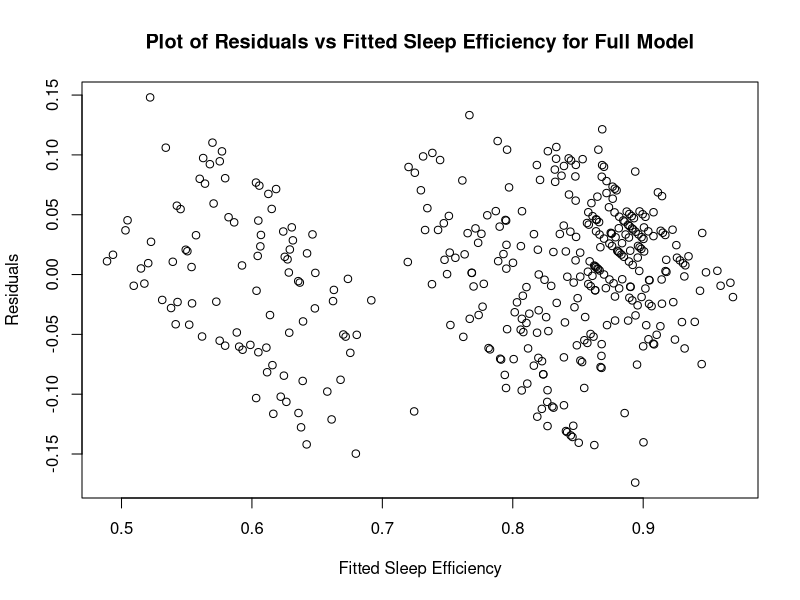
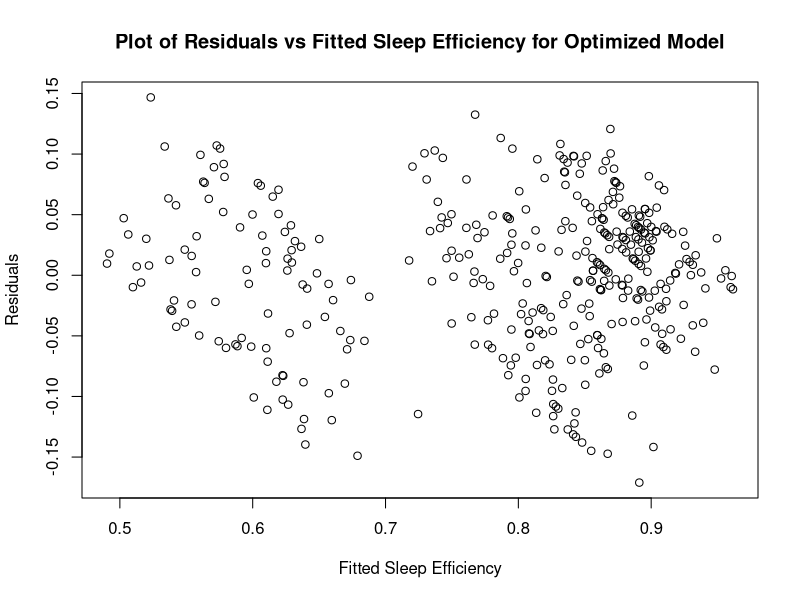
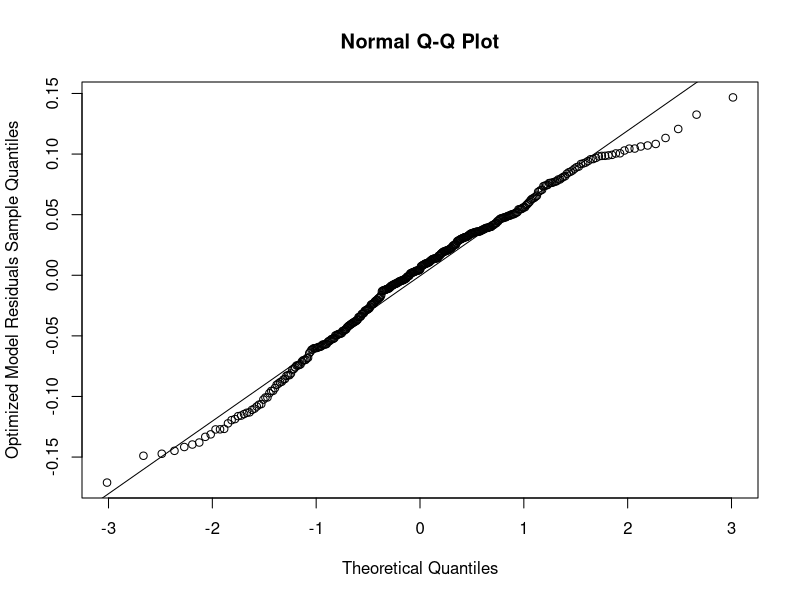
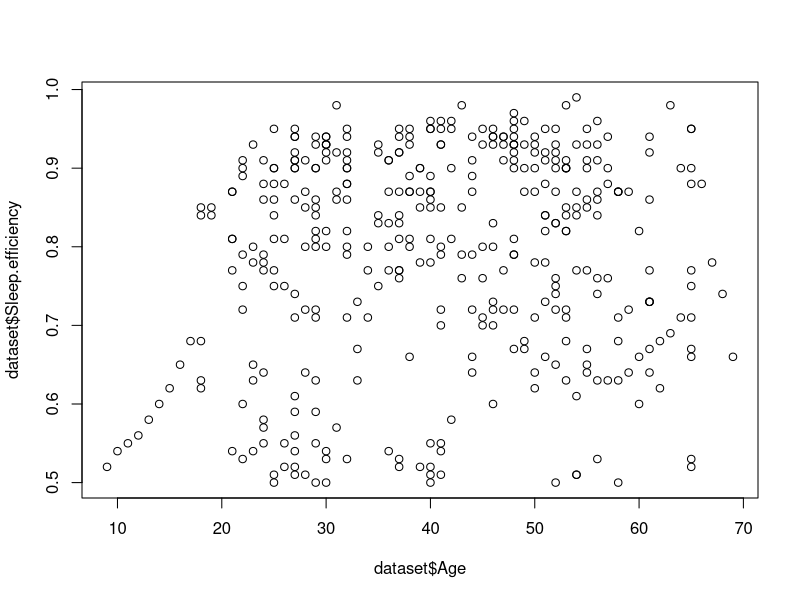
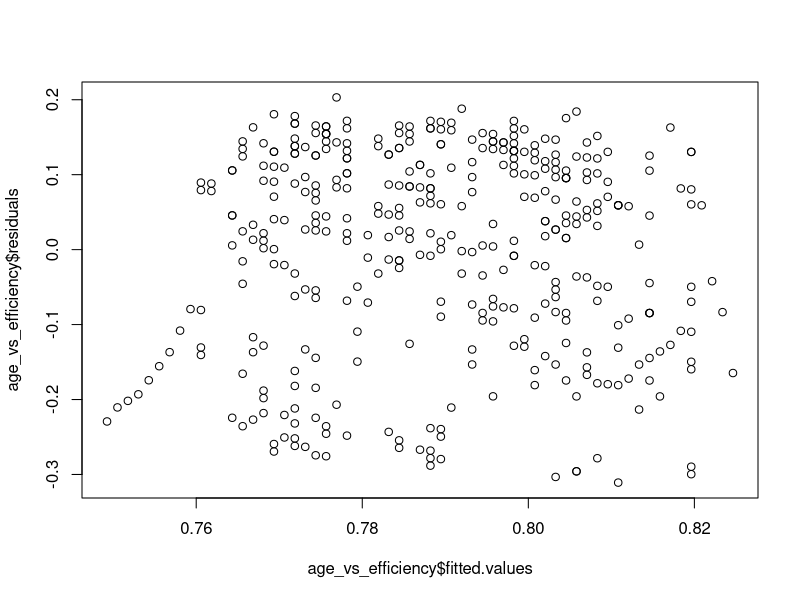
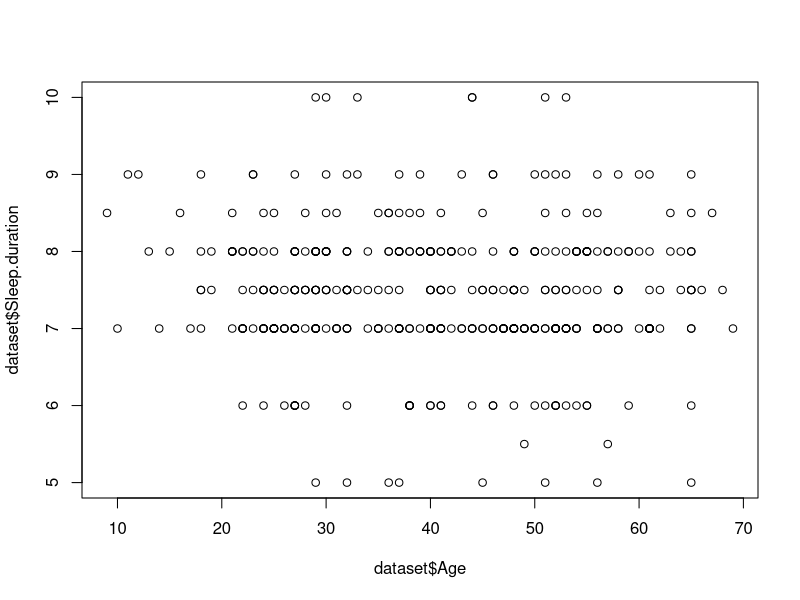
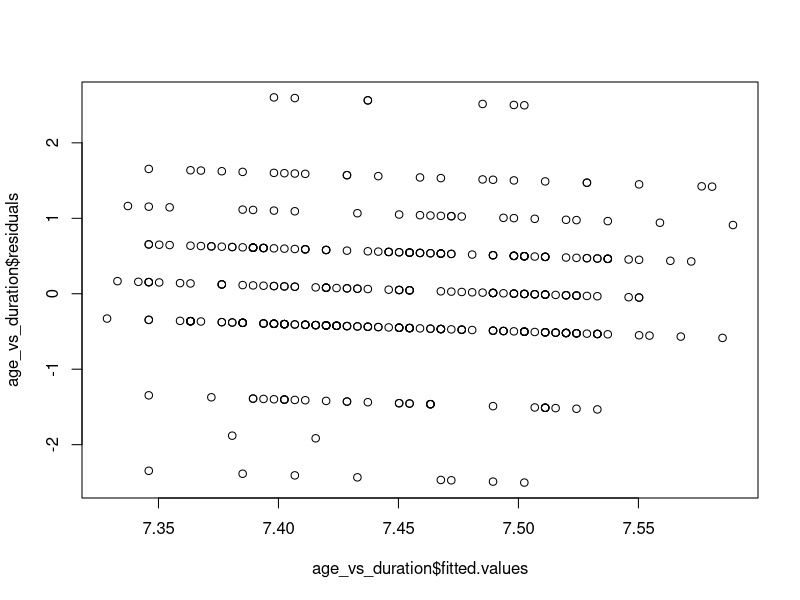
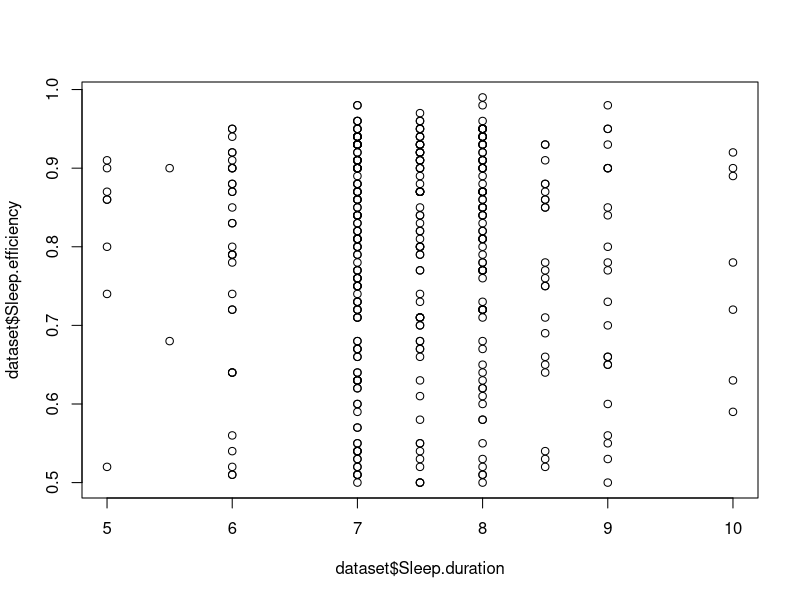

These figures' R source, in order:
#Loading Libraries
library(lubridate)


#Data preprocessing
dataset = read.table('Sleep_Efficiency.csv', TRUE, ',')
dataset = na.omit(dataset)

dataset$Smoking.status = as.factor(dataset$Smoking.status)
dataset$Gender = as.factor(dataset$Gender)
dataset$Bedtime = as.POSIXlt(dataset$Bedtime)
dataset$Wakeup.time = as.POSIXlt(dataset$Wakeup.time)

#Turn bedtime into number of hours after 9:00pm
hours = as.numeric(hour(dataset$Bedtime))
hours = as.numeric(hours + minute(dataset$Bedtime)/60)
ifelse(21-hours <= 0, hours - 21, hours + 3)
dataset$Bedtime = hours
dataset$Bedtime

#Turn wake up time into hours since 3:00am
hours = as.numeric(hour(dataset$Wakeup.time))
hours = as.numeric(hours + minute(dataset$Wakeup.time)/60)
hours = hours - 3
dataset$Wakeup.time = hours
dataset$Wakeup.time



#Main model selection
full_model = lm(Sleep.efficiency ~ Age + Gender + Sleep.duration + REM.sleep.percentage + Deep.sleep.percentage + Light.sleep.percentage + Awakenings + Caffeine.consumption +
                 Alcohol.consumption + Smoking.status + Exercise.frequency + Bedtime + Wakeup.time, data = dataset)
summary(full_model)

resids = full_model$residuals
fitted = full_model$fitted.values

resids_plot = plot(fitted, resids, xlab = 'Fitted Sleep Efficiency', ylab = 'Residuals')
title('Plot of Residuals vs Fitted Sleep Efficiency for Full Model')



optimized = lm(Sleep.efficiency ~ Age + REM.sleep.percentage + Deep.sleep.percentage + Awakenings + Caffeine.consumption +
            Alcohol.consumption + Smoking.status + Exercise.frequency, data = dataset)
summary(optimized)

optimized_resids = optimized$residuals
optimized_fitted = optimized$fitted.values

resids_plot = plot(optimized_fitted, optimized_resids, xlab = 'Fitted Sleep Efficiency', ylab = 'Residuals')
title('Plot of Residuals vs Fitted Sleep Efficiency for Optimized Model')


qq_plot = qqnorm(optimized_resids, ylab = 'Optimized Model Residuals Sample Quantiles')
qqline(optimized_resids)


#Other relevant models
age_vs_efficiency = lm(Sleep.efficiency ~ Age, data = dataset)
summary(age_vs_efficiency)
plot(dataset$Age, dataset$Sleep.efficiency)
plot(age_vs_efficiency$fitted.values, age_vs_efficiency$residuals)

age_vs_duration = lm(Sleep.duration ~ Age, data = dataset)
summary(age_vs_duration)
plot(dataset$Age, dataset$Sleep.duration)
plot(age_vs_duration$fitted.values, age_vs_duration$residuals)

duration_vs_efficiency = lm(Sleep.efficiency ~ Sleep.duration, data = dataset)
summary(duration_vs_efficiency)
plot(dataset$Sleep.duration, dataset$Sleep.efficiency)
plot(duration_vs_efficiency$fitted.values, duration_vs_efficiency$residuals)
